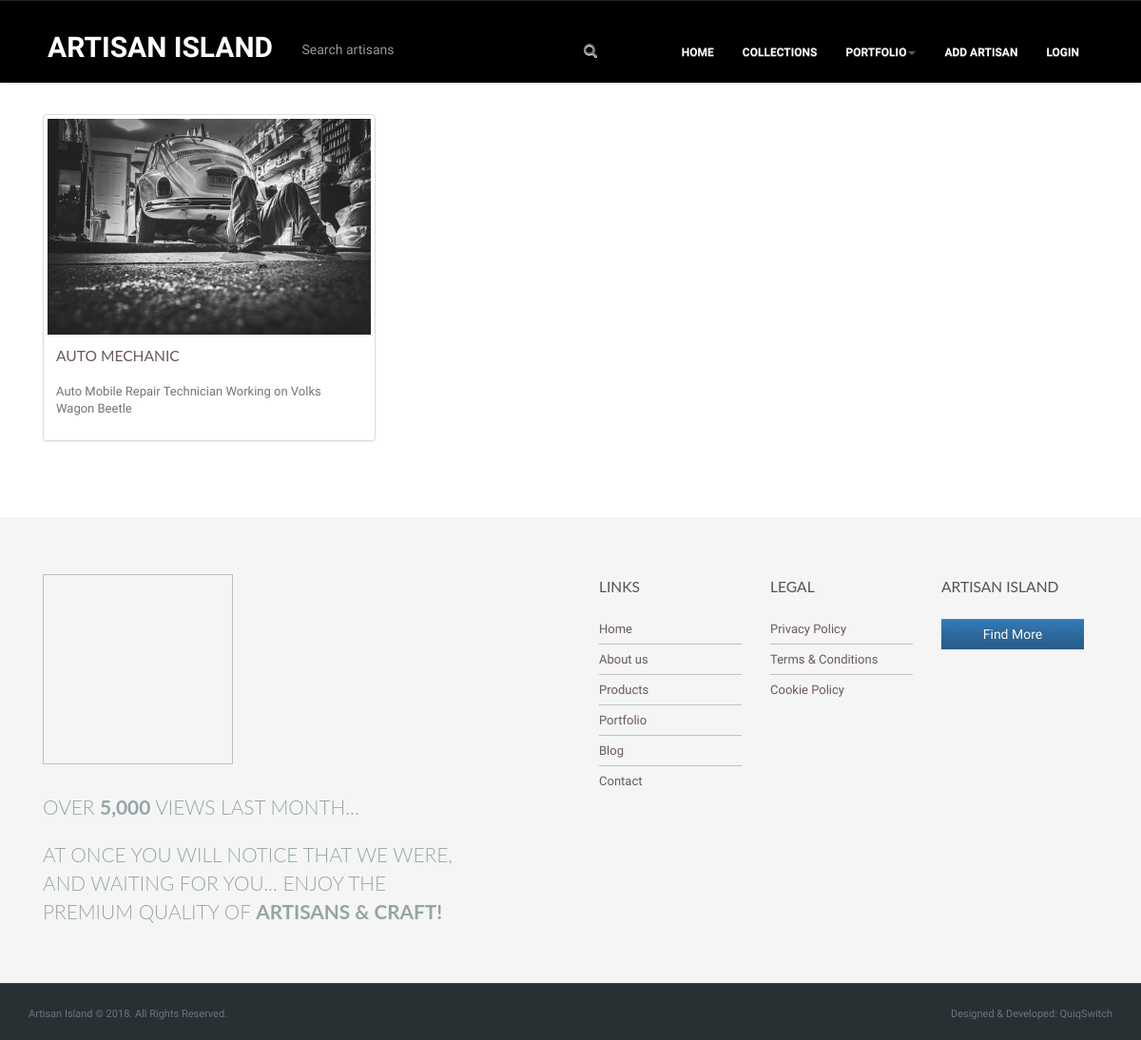
Page /artisanisland/collections/ on the earlier database version.
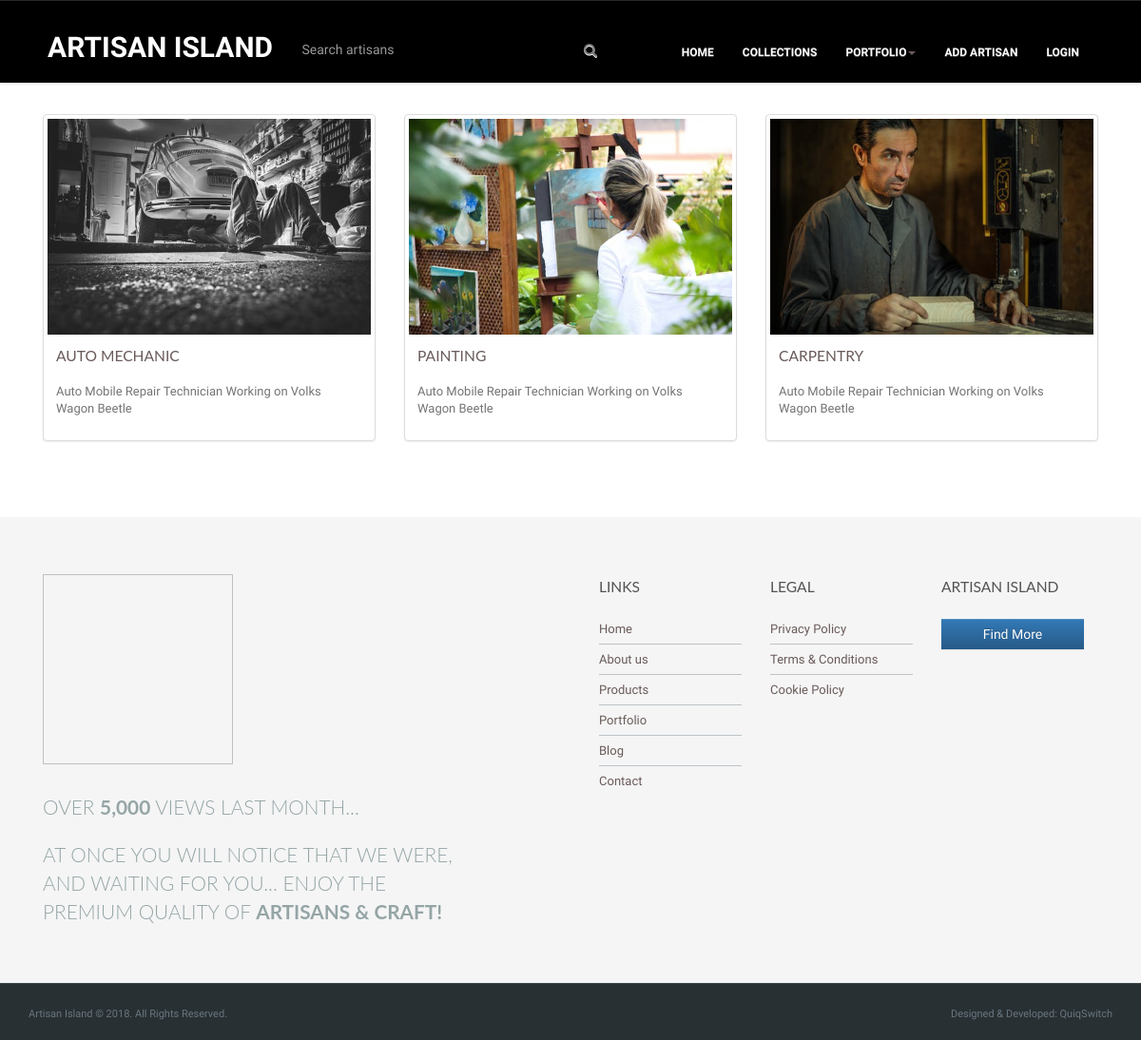
Same page on the later database version.
### newbreed/models.py (models this page shows, shortened)
class Artisan(models.Model):
    MECHANIC = 'MCH'
    PAINTING = 'PTG'
    CARPENTRY = 'CTY'
    TILING = 'TLG'
    CAT_CHOICES = (
        (MECHANIC, 'MECHANIC'),
        (PAINTING, 'PAINTING'),
        (CARPENTRY, 'CARPENTRY'),
        (TILING, 'TILING'),
    )
    user = models.ForeignKey(settings.AUTH_USER_MODEL, default=1, on_delete=models.CASCADE)
    title = models.CharField(max_length=160)
    category = models.CharField(choices=CAT_CHOICES, default='MECHANIC', max_length=20, )
    image = models.ImageField(null=False, blank=False, default=1)
    width = models.IntegerField(default=338)
    height = models.IntegerField(default=254)
    slug = models.SlugField(default='page-slug', blank=True, unique=True)
    description = models.CharField(max_length=60, null=False, blank=False)
    detail = models.TextField(null=False, blank=False, max_length=2500)
    is_favourite = models.BooleanField(default=False)
    timestamp = models.DateTimeField(auto_now_add=True, auto_now=False)
    class META:
        ordering = ['-timestamp']

### newbreed/views.py (the view)
def collections(request):
    queryset = Artisan.objects.all()  # .order_by('-timestamp')
    query = request.GET.get("q")
    if query:
        queryset = queryset.filter(
            Q(title__icontains=query) |
            Q(description__icontains=query) |
            Q(category__icontains=query)
        ).distinct()  # Disallowed duplicate items
    context = {
        "artisans": queryset,
    }
    return render(request, 'collections.html', context)

### templates/collections.html (shortened to what this page needs)
{% extends 'base.html' %}
{% load static %}
{% block collections %}
    <div class="container  " style="padding-top: 100px; padding-bottom: 60px">
        <div class="row ">
        {% if artisans %}
            {% for artisan in artisans %}
                {% if artisan.image %}
                      <div class="col-sm-4 col-lg-4 col-md-4 top20">
                        <div class="thumbnail">
                          <a href="{% url 'detail' slug=artisan.slug %}"><img src="{{ artisan.image.url }}" class="img-gallery img-responsive "></a>
                          <div class="caption">
                            <h4><a href="#">{{ artisan.title }}</a></h4>
                            <p class="description">{{ artisan.description }}</p>
                          </div>
                        </div>
                      </div>
                {% endif %}
            {% endfor %}
        {% else %}
        <h3 class="no-artisans">No artisans to display at this moment, kindly check back later!</h3>
        {% endif %}
        </div>
    </div>
{% endblock %}

### templates/base.html (shortened to what this page needs)
{% load static %}
<!DOCTYPE html>
<html lang="en">
<head>
    {%block static_css%}
        <link href="{% static 'css/bootstrap.min.css' %}" rel="stylesheet" type="text/css" media="screen">
        <link href="{% static 'css/navbar-transparent.css' %}" rel="stylesheet" type="text/css">
        <link href="{% static 'css/color/brown-color-transparent.css' %}" rel="stylesheet" type="text/css">
        <link href="{% static 'css/styles.css' %}" rel="stylesheet" type="text/css">
        <link rel="stylesheet" type="text/css" href="{% static 'css/transparent-header.css' %}">
        <link href="{% static 'css/tools.css' %}" rel="stylesheet" type="text/css" media="screen">
        <link href="{% static 'css/light-footer.css' %}" rel="stylesheet" type="text/css">
        <link href="{% static 'css/socialmediaicons.css' %}" rel="stylesheet" type="text/css">
        <link href="{% static 'css/responsive.css' %}" rel="stylesheet" type="text/css">
        <link href="{% static 'css/animated.min.css' %}" rel="stylesheet" type="text/css">
        <link href="{% static 'css/megamenu.css' %}" type="text/css" rel="stylesheet">
        <link rel="stylesheet" type="text/css" href="{% static 'css/custom_style.css' %}" media="screen">
        <link href="{% static 'css/bootstrap-theme.min.css' %}" rel="stylesheet" media="screen">
        <link href="https://maxcdn.bootstrapcdn.com/font-awesome/4.2.0/css/font-awesome.min.css" rel="stylesheet">
        <link type="text/css" rel="stylesheet" href="{% static 'css/font-awesome.min.css' %}">
        <link rel="stylesheet" href="{% static 'css/megamenu.css' %}" type="text/css">
        <link href="{% static 'fonts/font-awesome.min.css' %}" rel="stylesheet">
        <link rel="stylesheet" href="{% static 'revolution/css/layers.css' %}">
        <link rel="stylesheet" href="{% static 'revolution/css/settings.css' %}">
        <link rel="stylesheet" href="{% static 'revolution/css/navigation.css' %}">
        <link type="text/css" rel="stylesheet" href="{% static 'megafolio/css/settings.css' %}" media="screen">
        <link type="text/css" rel="stylesheet" href="{% static 'megafolio/fancybox/jquery.fancybox.css' %}"/>
        <link rel="stylesheet" href="{% static 'revolution/fonts/fonts pe-icon-7-stroke css pe-icon-7-stroke.css' %}" type="text/css">
        <link rel="stylesheet" href="{% static 'revolution/fonts/font-awesome css font-awesome.min.css' %}" type="text/css">
	{%endblock static_css%}
</head>
<body>
  	<header>
        <div class="row header-main">
            <div class="container">
                <nav class="navbar navbar-default navbar-fixed-top megamenu" style="background: #000000 !important; padding-left: 50px; padding-right: 50px; border-bottom: none !important;">
                    <div class="navbar-header">
                        <a class="brand-logo"  href="{% url 'home' %}">Artisan Island</a>
                    </div>
                    <form class="navbar-form navbar-left" role="search" action="#" method="get">
                        <div class="form-group">
                            <input type="text" class="form-control search-box" name="q" placeholder=" Search artisans" value="{{ request.GET.q }}">
                            <button type="submit" class="btn btn-default glyphicon glyphicon-search search-btn" style="background: #000000"></button>
                        </div>
                    </form>
                    <div id="navbar-collapse-2" class="navbar-collapse collapse pull-right">
                        <ul class="nav navbar-nav">
                            <li class=""><a href="{% url 'home' %}" >Home</a>
                            </li>
                            <li class=""> <a href="{% url 'collections' %}" >Collections</a>
                            </li>
                            <li class="dropdown"> <a href="#" class="dropdown-toggle portfolio-menu" data-toggle="dropdown">Portfolio<b class="caret"></b></a>
                            </li>
                             <li class="add-artisan"> <a href="{% url 'add-artisan' %}" >Add Artisan</a>
                            </li>
                            <li class="login-btn"> <a href="#" >Login</a>
                            </li>
                        </ul>
                    </div>
                </nav>
            </div>
        </div>
    </header>
    {% block collections %}
    {% endblock %}
  <section class="content-block-nopad bg-offwhite padding-bottom30">
      <div class="container footer-1-1">
          <div class="row">
              <div class="col-sm-5"> <img src=" " height="33px" width="33px" class="brand-img img-responsive" alt="">
                  <h3 class="bottom20 concrete">Over <strong>5,000</strong> views last month...</h3>
                  <h3 class="concrete">At once you will notice that we were, and waiting for you... enjoy the premium quality of <b>Artisans &amp; Craft!</b></h3>
              </div>
              <div class="col-sm-6 col-sm-offset-1">
                  <div class="row">
                      <div class="col-md-4">
                          <h4>Links</h4>
                          <ul>
                              <li><a href="#">Home</a></li>
                              <li><a href="#">About us</a></li>
                              <li><a href="#">Products</a></li>
                              <li><a href="#">Portfolio</a></li>
                              <li><a href="#">Blog</a></li>
                              <li><a href="#">Contact</a></li>
                          </ul>
                      </div>
                      <div class="col-md-4">
                          <h4>Legal</h4>
                          <ul>
                              <li><a href="#">Privacy Policy</a></li>
                              <li><a href="#">Terms &amp; Conditions</a></li>
                              <li><a href="#">Cookie Policy</a></li>
                          </ul>
                      </div>
                      <div class="col-md-4">
                          <h4>Artisan Island</h4>
                          <a href="" class="btn btn-block btn-primary">Find More</a> </div>
                  </div>
              </div>
          </div>
      </div>
  </section>
  <div class="row footer" style=" background: #293034 !important">
        <div class="container">
            <div class="col-md-6 col-sm-6 col-xs-5"><p class="copyright"> Artisan Island &copy 2018. All Rights Reserved.</p></div>
            <div class="col-md-6 col-sm-6 col-xs-6">
                <p class="copyright pull-right">Designed & Developed: <a href="http://quiqswitch.com">QuiqSwitch</a></p>
            </div>
        </div>
    </div>
</body>
</html>

### static/css/navbar-transparent.css (style rules this page uses)
.navbar-default { background-color: transparent; border: 0; }
.navbar { margin-bottom: 0; border-radius:0; }
.navbar-default .navbar-nav > li > a { height: 87px; padding-top: 45px; text-transform: uppercase; font-family: "Open Sans",Arial,sans-serif; font-size:12px; font-weight: 600; }

### live-static/static-root/css/color/brown-color-transparent.css (style rules this page uses)
h1, h2, h3, h4, h5, h6 { color:#695B59; }
.btn-primary { background:#695B59; background-repeat: no-repeat; border: none; moz-border-radius: 0px; -webkit-border-radius: 0px; border-radius: 0px; }
.navbar-default .navbar-nav > li > a { color: #fff; }
.navbar-default .navbar-nav > .dropdown > a .caret { border-bottom-color: #695B59; border-top-color: #695B59; }
a { color: #695B59; text-decoration: none; }

### live-static/static-root/css/styles.css (style rules this page uses)
body { background-color: #fff; font: 13px/1.8em "Open Sans", sans-serif; color: #747474; }
.thumbnail .caption { color: #747474; }
.row { margin-left: 0px; margin-right: 0px; }
h3, .h3 { font-size: 1.6em; letter-spacing: normal; line-height: 30px; font-family: 'Lato', sans-serif; font-weight: 300 !important; text-transform: uppercase; }
h4, .h4 { font-size: 1.2em; letter-spacing: normal; line-height: 27px; margin: 0 0 15px 0; font-family: 'Lato', sans-serif; font-weight: 400 !important; text-transform: uppercase; }
.btn { text-shadow: 0 1px 0 rgba(0, 0, 0, 0.1); border-radius: 0px; -moz-border-radius: 0px; -webkit-border-radius: 0px; }
.btn-default { background: #222; color: #e2e2e2; background-repeat: no-repeat; border: none; moz-border-radius: 0px; -webkit-border-radius: 0px; border-radius: 0px; }
.form-control { margin-bottom: 10px; -moz-border-radius: 0px; -webkit-border-radius: 0px; border-radius: 0px; height: 32px; }
.footer .container div { padding-left: 0px; padding-right: 0px; }
.content-block-nopad { width: 100%; z-index: 100; position: relative; background-color: #ffffff; }
.footer-1-1 { padding-top: 60px; padding-bottom: 20px; }
.footer-1-1 h3, .footer-1-1 h4, .footer-1-1 .lead, .footer-1-1 li { color: #545454; }
.footer-1-1 .brand-img { width: 200px; margin-bottom: 30px; }
.footer-1-1 h4 { margin-bottom: 20px; }
.footer-1-1 ul { list-style-type: none; margin: 0 0 26px; padding: 0; }
.footer-1-1 ul li { border-top: 1px solid #bdc3c7; line-height: 19px; padding: 6px 0; }
.footer-1-1 li:first-child { border-top: none; padding-top: 1px; }
.top20 { margin-top: 20px !important; }
.bottom20 { margin-bottom: 20px !important; }
.padding-bottom30 { padding-bottom: 30px !important; }
.bg-offwhite { background-color: #F5F5F5 !important; }
.concrete { color: #95A5A6 !important; }

### static/css/transparent-header.css (style rules this page uses)
.header-main { background: transparent; height: 87px; z-index:9; position:absolute; width:100%; top: 0; }
.header-main .container { background: transparent; }
header { width: 100%; z-index: 100; position: relative; -webkit-transition: linear .3s; -moz-transition: linear .3s; -ms-transition: linear .3s; -o-transition: linear .3s; transition: linear .3s; }

### live-static/static-root/css/tools.css (style rules this page uses)
.glyphicon { position: relative; top: 1px; display: inline-block; font-family: 'Glyphicons Halflings'; font-style: normal; font-weight: 400; line-height: 1; -webkit-font-smoothing: antialiased; -moz-osx-font-smoothing: grayscale; }

### live-static/static-root/css/light-footer.css (style rules this page uses)
.footer { background: #fff; height: 60px; color: #69767F; font-family: 'Open Sans', sans-serif; }
.footer a { font-size: 11px; color: #69767F; }
.footer .container { padding-top: 10px; }
.footer .copyright { font-size: 11px; color: #69767F; padding-top: 10px; }

### live-static/static-root/css/megamenu.css (style rules this page uses)
.megamenu .nav, .megamenu .collapse, .megamenu .dropup, .megamenu .dropdown { position: static; }

### static/css/custom_style.css (style rules this page uses)
.brand-logo { font-size: 2.3em; position: relative; bottom: -38px; color: #FFFFFF; text-transform: uppercase; font-weight: bold; }
.pull-right { float: right !important; }
.navbar-form.navbar-left { position: relative; bottom: -27px; }
input.form-control.search-box { width: 300px; background-color: #000000; height: 33px; box-shadow: none; border-style: none; }
.search-btn { height: 33px; position: absolute; margin-left: 0; }
.glyphicon.glyphicon-search { color: #7b7c7e; border-style: none; box-shadow: none; }
.footer { background: #293034 !important; height: 60px; border-top: 1px solid #3D474C; color: #69767F; font-family: 'Open Sans', sans-serif; }
.footer a { font-size: 11px; color: #69767F; }
.footer .container { padding-top: 10px; }
.footer .copyright { font-size: 11px; color: #69767F; padding-top: 10px; }

Differences in the rows shown:
added Artisan: image (picture), title "PAINTING", description "Auto Mobile Repair Technician Working on Volks Wagon Beetle"
added Artisan: image (picture), title "CARPENTRY", description "Auto Mobile Repair Technician Working on Volks Wagon Beetle"
